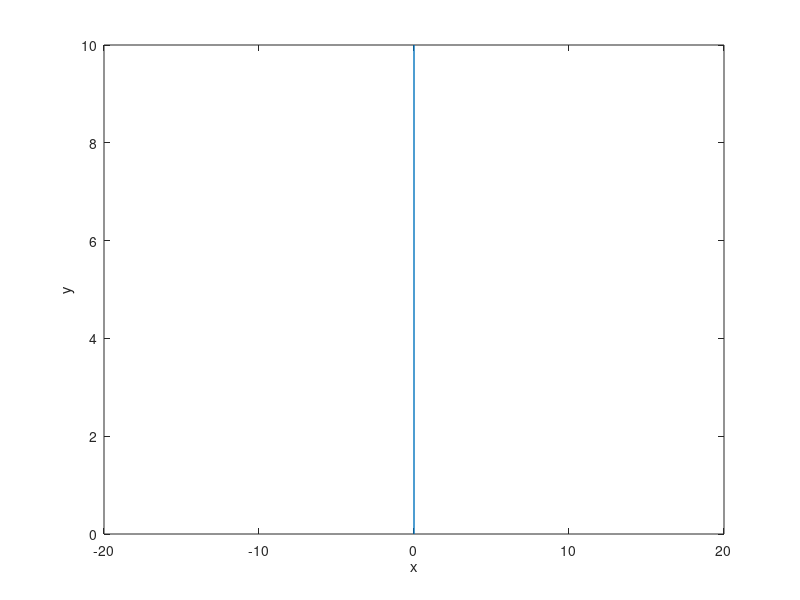

Here is the MATLAB script that generated this plot: (Note: this script raises an error after producing the figure.)
clc
clear

t = 0;
v = 10;
x = 0;
y = 10;
alpha = pi/3;
v_x = v * cos(alpha);
v_y = v * sin(alpha);

if alpha == - pi/2 || alpha == pi/2
    v_x = 0;
elseif alpha == 0
    v_x = v;
end

l = 0;

m = 1;

h = 0.001;

T = [0 0];
X = [0 0];
Y = [0 0];
V_x = [0 0];
V_y = [0 0];

L = [0 0];

T(1) = t;
X(1) = x;
Y(1) = y;
V_x(1) = v_x;
V_y(1) = v_y;

L(1) = l;

i = 2;

F = figure(1);
A = axes(F);
P = plot(A, X, Y, '-', 'LineWidth',1);
xlabel( 'x' ); ylabel( 'y' );
hold on
xlim([-20,20])
% ylim([0,14])

x_land = -20:0.1:20;
plot(A, x_land, land(x_land),'LineWidth',1);

t_1 = t;
h_1 = 0.01;
epsilon = 0.2 * 10^(-2);
t_lim = 30;

while t < t_lim
    while y >= land(x)
                
        if t_1 - t <= epsilon
            pause(0.001);

            P.XData = X;
            P.YData = Y;
   
            drawnow
            
            t_1 = t_1 + h_1;
        end      
        
        t_prev = t;
        x_prev = x;
        y_prev = y;
        v_x_prev = v_x;
        v_y_prev = v_y;
    
        k1 = k_1(t, x, v_x, y, v_y);
        l1 = l_1(t, x, v_x, y, v_y);
        m1 = m_1(t, x, v_x, y, v_y);
        n1 = n_1(t, x, v_x, y, v_y);
        
        k2 = k_2(t, x, v_x, y, v_y, h, k1, l1, m1, n1);
        l2 = l_2(t, x, v_x, y, v_y, h, k1, l1, m1, n1);
        m2 = m_2(t, x, v_x, y, v_y, h, k1, l1, m1, n1);
        n2 = n_2(t, x, v_x, y, v_y, h, k1, l1, m1, n1);
        
        k3 = k_3(t, x, v_x, y, v_y, h, k2, l2, m2, n2);
        l3 = l_3(t, x, v_x, y, v_y, h, k2, l2, m2, n2);
        m3 = m_3(t, x, v_x, y, v_y, h, k2, l2, m2, n2);
        n3 = n_3(t, x, v_x, y, v_y, h, k2, l2, m2, n2);
        
        k4 = k_4(t, x, v_x, y, v_y, h, k3, l3, m3, n3);
        l4 = l_4(t, x, v_x, y, v_y, h, k3, l3, m3, n3);
        m4 = m_4(t, x, v_x, y, v_y, h, k3, l3, m3, n3);
        n4 = n_4(t, x, v_x, y, v_y, h, k3, l3, m3, n3);
        
        x = x + h/6 * (k1 + 2 * k2 + 2 * k3 + k4);
        v_x = v_x + h/6 * (l1 + 2 * l2 + 2 * l3 + l4);
        y = y + h/6 * (m1 + 2 * m2 + 2 * m3 + m4);
        v_y = v_y + h/6 * (n1 + 2 * n2 + 2 * n3 + n4);
        w_y = g_y(t, x, v_x, y, v_y);
        
        t = t + h;
        
        if y < land(x)
            disp(t)
            y = land(x);
            
            P.XData = X;
            P.YData = Y;
            drawnow
            
            break;
        end

        if t > t_lim
            return;
        end
        
        T(i) = t;
        X(i) = x;
        Y(i) = y;
        V_x(i) = v_x;
        V_y(i) = v_y;
        i = i + 1;
    end
    
    if y == land(x)
        if v_x > 0
            beta = atan(v_y / v_x);
            elseif v_x < 0
            beta = pi + atan(v_y / v_x);
        elseif v_x == 0
            beta = pi / 2;
        end
    
        if x - x_prev >= 0
            dx = 10^(-12);
            gamma = atan( (land(x + dx) - land(x - dx))/(2 * dx) );
        elseif x - x_prev < 0
            x_next = x + 10^(-12);
            gamma = pi + atan( (land(x + dx) - land(x - dx))/(2 * dx) );
        end

        beta = -beta + 2 * gamma;
    
        E = 5;
        v_sq = v_x^2 + v_y^2 - 2 * E / m;
        if v_sq <= 0
            break;
        end
        v_new = sqrt(v_sq);

        v_x = v_new * cos(beta);
        v_y = v_new * sin(beta);
    end
    
end


function vel_x = f_x(t, x, v_x, y, v_y)
    vel_x = v_x;
end

function vel_y = f_y(t, x, v_x, y, v_y)
    vel_y = v_y;
end

function w_x = g_x(t, x, v_x, y, v_y)
    w_x = 0 - 0.09 * sqrt(v_x^2 + v_y^2) * v_x;;
end

function w_y = g_y(t, x, v_x, y, v_y)
    g = 9.81;
    w_y = -g - 0.09 * sqrt(v_x^2 + v_y^2) * v_y;
end

function land = land(x)
    land = 0.05 * (x).^2;
end


function k = k_1(t, x, v_x, y, v_y)
    k = f_x(t, x, v_x, y, v_y);
end

function l = l_1(t, x, v_x, y, v_y)
    l = g_x(t, x, v_x, y, v_y);
end

function m = m_1(t, x, v_x, y, v_y)
    m = f_y(t, x, v_x, y, v_y);
end

function n = n_1(t, x, v_x, y, v_y)
    n = g_y(t, x, v_x, y, v_y);
end

function k = k_2(t, x, v_x, y, v_y, h, k_1, l_1, m_1, n_1)
    k = f_x(t + h/2, x + h/2 * k_1, v_x + h/2 * l_1, y + h/2 * m_1, v_y + h/2 * n_1);
end

function l = l_2(t, x, v_x, y, v_y, h, k_1, l_1, m_1, n_1)
    l = g_x(t + h/2, x + h/2 * k_1, v_x + h/2 * l_1, y + h/2 * m_1, v_y + h/2 * n_1);
end

function m = m_2(t, x, v_x, y, v_y, h, k_1, l_1, m_1, n_1)
    m = f_y(t + h/2, x + h/2 * k_1, v_x + h/2 * l_1, y + h/2 * m_1, v_y + h/2 * n_1);
end

function n = n_2(t, x, v_x, y, v_y, h, k_1, l_1, m_1, n_1)
    n = g_y(t + h/2, x + h/2 * k_1, v_x + h/2 * l_1, y + h/2 * m_1, v_y + h/2 * n_1);
end

function k = k_3(t, x, v_x, y, v_y, h, k_2, l_2, m_2, n_2)
    k = f_x(t + h/2, x + h/2 * k_2, v_x + h/2 * l_2, y + h/2 * m_2, v_y + h/2 * n_2);
end

function l = l_3(t, x, v_x, y, v_y, h, k_2, l_2, m_2, n_2)
    l = g_x(t + h/2, x + h/2 * k_2, v_x + h/2 * l_2, y + h/2 * m_2, v_y + h/2 * n_2);
end

function m = m_3(t, x, v_x, y, v_y, h, k_2, l_2, m_2, n_2)
    m = f_y(t + h/2, x + h/2 * k_2, v_x + h/2 * l_2, y + h/2 * m_2, v_y + h/2 * n_2);
end

function n = n_3(t, x, v_x, y, v_y, h, k_2, l_2, m_2, n_2)
    n = g_y(t + h/2, x + h/2 * k_2, v_x + h/2 * l_2, y + h/2 * m_2, v_y + h/2 * n_2);
end

function k = k_4(t, x, v_x, y, v_y, h, k_3, l_3, m_3, n_3)
    k = f_x(t + h, x + h * k_3, v_x + h * l_3, y + h * m_3, v_y + h * n_3);
end

function l = l_4(t, x, v_x, y, v_y, h, k_3, l_3, m_3, n_3)
    l = g_x(t + h, x + h * k_3, v_x + h * l_3, y + h * m_3, v_y + h * n_3);
end

function m = m_4(t, x, v_x, y, v_y, h, k_3, l_3, m_3, n_3)
    m = f_y(t + h, x + h * k_3, v_x + h * l_3, y + h * m_3, v_y + h * n_3);
end

function n = n_4(t, x, v_x, y, v_y, h, k_3, l_3, m_3, n_3)
    n = g_y(t + h, x + h * k_3, v_x + h * l_3, y + h * m_3, v_y + h * n_3);
end
